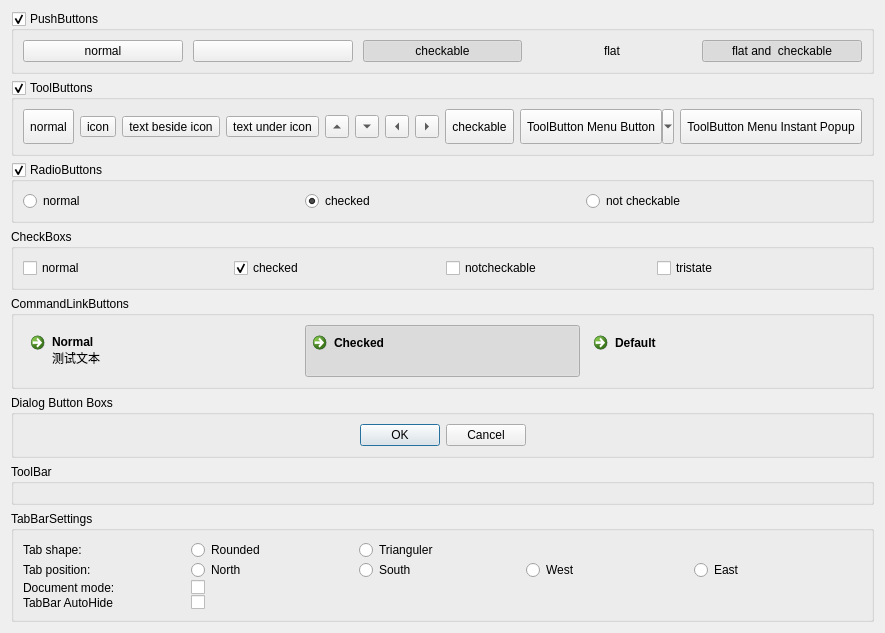
     <widget class="QWidget" name="tab">
      <attribute name="title">
       <string>Buttons</string>
      </attribute>
      <layout class="QGridLayout" name="gridLayout">
       <item row="0" column="0">
        <widget class="QGroupBox" name="group_pushButton">
         <property name="title">
          <string>PushButtons</string>
         </property>
         <property name="checkable">
          <bool>true</bool>
         </property>
         <layout class="QVBoxLayout" name="verticalLayout_4">
          <property name="spacing">
           <number>10</number>
          </property>
          <item>
           <layout class="QHBoxLayout" name="horizontalLayout_3">
            <property name="topMargin">
             <number>0</number>
            </property>
            <item>
             <widget class="QPushButton" name="pushbutton_normal">
              <property name="text">
               <string>normal</string>
              </property>
              <property name="icon">
               <iconset theme="text-x-generic-template">
                <normaloff>../../../../.designer/backup</normaloff>../../../../.designer/backup</iconset>
              </property>
             </widget>
            </item>
            <item>
             <widget class="QPushButton" name="pushButton">
              <property name="text">
               <string/>
              </property>
              <property name="icon">
               <iconset theme="firefox">
                <normaloff>../../../../.designer/backup</normaloff>../../../../.designer/backup</iconset>
              </property>
             </widget>
            </item>
            <item>
             <widget class="QPushButton" name="pushbutton_checkedable">
              <property name="text">
               <string>checkable</string>
              </property>
              <property name="checkable">
               <bool>true</bool>
              </property>
              <property name="checked">
               <bool>true</bool>
              </property>
             </widget>
            </item>
            <item>
             <widget class="QPushButton" name="pushButton_4">
              <property name="text">
               <string>flat</string>
              </property>
              <property name="flat">
               <bool>true</bool>
              </property>
             </widget>
            </item>
            <item>
             <widget class="QPushButton" name="pushbutton_flat_checkedable">
              <property name="text">
               <string>flat and  checkable</string>
              </property>
              <property name="checkable">
               <bool>true</bool>
              </property>
              <property name="checked">
               <bool>true</bool>
              </property>
              <property name="flat">
               <bool>true</bool>
              </property>
             </widget>
            </item>
           </layout>
          </item>
         </layout>
        </widget>
       </item>
       <item row="6" column="0">
        <widget class="QGroupBox" name="groupBox_2">
         <property name="title">
          <string>ToolButtons</string>
         </property>
         <property name="checkable">
          <bool>true</bool>
         </property>
         <layout class="QVBoxLayout" name="verticalLayout_5">
          <item>
           <layout class="QHBoxLayout" name="horizontalLayout_4">
            <property name="topMargin">
             <number>0</number>
            </property>
            <item>
             <widget class="QToolButton" name="toolbutton_1">
              <property name="minimumSize">
               <size>
                <width>0</width>
                <height>35</height>
               </size>
              </property>
              <property name="text">
               <string>normal</string>
              </property>
             </widget>
            </item>
            <item>
             <widget class="QToolButton" name="toolbutton_icon">
              <property name="text">
               <string>icon</string>
              </property>
              <property name="icon">
               <iconset theme="firefox">
                <normaloff>../../../../.designer/backup</normaloff>../../../../.designer/backup</iconset>
              </property>
             </widget>
            </item>
            <item>
             <widget class="QToolButton" name="toolButton_2">
              <property name="text">
               <string>text beside icon</string>
              </property>
              <property name="icon">
               <iconset theme="firefox">
                <normaloff>../../../../.designer/backup</normaloff>../../../../.designer/backup</iconset>
              </property>
              <property name="toolButtonStyle">
               <enum>Qt::ToolButtonTextBesideIcon</enum>
              </property>
             </widget>
            </item>
            <item>
             <widget class="QToolButton" name="toolButton_3">
              <property name="text">
               <string>text under icon</string>
              </property>
              <property name="icon">
               <iconset theme="firefox">
                <normaloff>../../../../.designer/backup</normaloff>../../../../.designer/backup</iconset>
              </property>
              <property name="toolButtonStyle">
               <enum>Qt::ToolButtonTextUnderIcon</enum>
              </property>
             </widget>
            </item>
            <item>
             <widget class="QToolButton" name="toolButton_4">
              <property name="text">
               <string>...</string>
              </property>
              <property name="arrowType">
               <enum>Qt::UpArrow</enum>
              </property>
             </widget>
            </item>
            <item>
             <widget class="QToolButton" name="toolButton_5">
              <property name="text">
               <string>...</string>
              </property>
              <property name="arrowType">
               <enum>Qt::DownArrow</enum>
              </property>
             </widget>
            </item>
            <item>
             <widget class="QToolButton" name="toolButton_6">
              <property name="text">
               <string>...</string>
              </property>
              <property name="arrowType">
               <enum>Qt::LeftArrow</enum>
              </property>
             </widget>
            </item>
            <item>
             <widget class="QToolButton" name="toolButton_7">
              <property name="text">
               <string>...</string>
              </property>
              <property name="arrowType">
               <enum>Qt::RightArrow</enum>
              </property>
             </widget>
            </item>
            <item>
             <widget class="QToolButton" name="toolbutton_2">
              <property name="minimumSize">
               <size>
                <width>0</width>
                <height>35</height>
               </size>
              </property>
              <property name="maximumSize">
               <size>
                <width>16777215</width>
                <height>35</height>
               </size>
              </property>
              <property name="text">
               <string>checkable</string>
              </property>
              <property name="checkable">
               <bool>true</bool>
              </property>
              <property name="arrowType">
               <enum>Qt::NoArrow</enum>
              </property>
             </widget>
            </item>
            <item>
             <widget class="QToolButton" name="toolButton_menu">
              <property name="minimumSize">
               <size>
                <width>0</width>
                <height>35</height>
               </size>
              </property>
              <property name="maximumSize">
               <size>
                <width>16777215</width>
                <height>35</height>
               </size>
              </property>
              <property name="text">
               <string>ToolButton Menu Button</string>
              </property>
              <property name="popupMode">
               <enum>QToolButton::MenuButtonPopup</enum>
              </property>
              <property name="toolButtonStyle">
               <enum>Qt::ToolButtonTextOnly</enum>
              </property>
              <property name="arrowType">
               <enum>Qt::NoArrow</enum>
              </property>
             </widget>
            </item>
            <item>
             <widget class="QToolButton" name="toolButton_menu_2">
              <property name="minimumSize">
               <size>
                <width>0</width>
                <height>35</height>
               </size>
              </property>
              <property name="maximumSize">
               <size>
                <width>16777215</width>
                <height>35</height>
               </size>
              </property>
              <property name="text">
               <string>ToolButton Menu Instant Popup</string>
              </property>
              <property name="popupMode">
               <enum>QToolButton::InstantPopup</enum>
              </property>
             </widget>
            </item>
           </layout>
          </item>
         </layout>
        </widget>
       </item>
       <item row="7" column="0">
        <widget class="QGroupBox" name="groupBox_3">
         <property name="title">
          <string>RadioButtons</string>
         </property>
         <property name="checkable">
          <bool>true</bool>
         </property>
         <layout class="QVBoxLayout" name="verticalLayout_6">
          <item>
           <layout class="QHBoxLayout" name="horizontalLayout_5">
            <item>
             <widget class="QRadioButton" name="radioButton">
              <property name="text">
               <string>normal</string>
              </property>
             </widget>
            </item>
            <item>
             <widget class="QRadioButton" name="radioButton_2">
              <property name="text">
               <string>checked</string>
              </property>
              <property name="checked">
               <bool>true</bool>
              </property>
             </widget>
            </item>
            <item>
             <widget class="QRadioButton" name="radioButton_3">
              <property name="text">
               <string>not checkable</string>
              </property>
              <property name="checkable">
               <bool>false</bool>
              </property>
             </widget>
            </item>
           </layout>
          </item>
         </layout>
        </widget>
       </item>
       <item row="8" column="0">
        <widget class="QGroupBox" name="groupBox_4">
         <property name="title">
          <string>CheckBoxs</string>
         </property>
         <layout class="QVBoxLayout" name="verticalLayout_7">
          <item>
           <layout class="QHBoxLayout" name="horizontalLayout_6">
            <item>
             <widget class="QCheckBox" name="checkBox">
              <property name="text">
               <string>normal</string>
              </property>
              <property name="tristate">
               <bool>false</bool>
              </property>
             </widget>
            </item>
            <item>
             <widget class="QCheckBox" name="checkBox_2">
              <property name="text">
               <string>checked</string>
              </property>
              <property name="checked">
               <bool>true</bool>
              </property>
             </widget>
            </item>
            <item>
             <widget class="QCheckBox" name="checkBox_3">
              <property name="text">
               <string>notcheckable</string>
              </property>
              <property name="checkable">
               <bool>false</bool>
              </property>
             </widget>
            </item>
            <item>
             <widget class="QCheckBox" name="checkBox_4">
              <property name="text">
               <string>tristate</string>
              </property>
              <property name="tristate">
               <bool>true</bool>
              </property>
             </widget>
            </item>
           </layout>
          </item>
         </layout>
        </widget>
       </item>
       <item row="10" column="0">
        <widget class="QGroupBox" name="groupBox_6">
         <property name="title">
          <string>Dialog Button Boxs</string>
         </property>
         <layout class="QVBoxLayout" name="verticalLayout_9">
          <item>
           <layout class="QHBoxLayout" name="horizontalLayout_8">
            <item>
             <widget class="QDialogButtonBox" name="buttonBox">
              <property name="standardButtons">
               <set>QDialogButtonBox::Cancel|QDialogButtonBox::Ok</set>
              </property>
              <property name="centerButtons">
               <bool>true</bool>
              </property>
             </widget>
            </item>
           </layout>
          </item>
         </layout>
        </widget>
       </item>
       <item row="9" column="0">
        <widget class="QGroupBox" name="groupBox_5">
         <property name="title">
          <string>CommandLinkButtons</string>
         </property>
         <layout class="QVBoxLayout" name="verticalLayout_8">
          <item>
           <layout class="QHBoxLayout" name="horizontalLayout_7">
            <item>
             <widget class="QCommandLinkButton" name="commandLinkButton_2">
              <property name="text">
               <string>Normal</string>
              </property>
              <property name="default">
               <bool>false</bool>
              </property>
              <property name="description">
               <string>测试文本</string>
              </property>
             </widget>
            </item>
            <item>
             <widget class="QCommandLinkButton" name="commandLinkButton_3">
              <property name="text">
               <string>Checked</string>
              </property>
              <property name="checkable">
               <bool>true</bool>
              </property>
              <property name="checked">
               <bool>true</bool>
              </property>
             </widget>
            </item>
            <item>
             <widget class="QCommandLinkButton" name="commandLinkButton_4">
              <property name="text">
               <string>Default</string>
              </property>
              <property name="default">
               <bool>true</bool>
              </property>
             </widget>
            </item>
           </layout>
          </item>
         </layout>
        </widget>
       </item>
       <item row="11" column="0">
        <widget class="QGroupBox" name="groupBox">
         <property name="title">
          <string>ToolBar</string>
         </property>
         <layout class="QVBoxLayout" name="verticalLayout_3">
          <item>
           <layout class="QHBoxLayout" name="layout_toolbar">
            <property name="spacing">
             <number>0</number>
            </property>
            <property name="topMargin">
             <number>0</number>
            </property>
           </layout>
          </item>
         </layout>
        </widget>
       </item>
       <item row="12" column="0">
        <widget class="QGroupBox" name="groupBox_7">
         <property name="title">
          <string>TabBarSettings</string>
         </property>
         <layout class="QVBoxLayout" name="verticalLayout_16">
          <item>
           <layout class="QGridLayout" name="gridLayout_2">
            <property name="leftMargin">
             <number>0</number>
            </property>
            <property name="topMargin">
             <number>0</number>
            </property>
            <property name="rightMargin">
             <number>0</number>
            </property>
            <property name="bottomMargin">
             <number>0</number>
            </property>
            <property name="spacing">
             <number>0</number>
            </property>
            <item row="1" column="1">
             <widget class="QRadioButton" name="radio_tabposition_north">
              <property name="text">
               <string>North</string>
              </property>
              <attribute name="buttonGroup">
               <string notr="true">buttonGroup</string>
              </attribute>
             </widget>
            </item>
            <item row="0" column="2">
             <widget class="QRadioButton" name="radio_tabshape_trianguler">
              <property name="text">
               <string>Trianguler</string>
              </property>
              <attribute name="buttonGroup">
               <string notr="true">buttonGroup_2</string>
              </attribute>
             </widget>
            </item>
            <item row="2" column="1">
             <widget class="QCheckBox" name="check_docmode">
              <property name="text">
               <string/>
              </property>
             </widget>
            </item>
            <item row="3" column="0">
             <widget class="QLabel" name="label_21">
              <property name="text">
               <string>TabBar AutoHide</string>
              </property>
             </widget>
            </item>
            <item row="1" column="0">
             <widget class="QLabel" name="label_19">
              <property name="text">
               <string>Tab position:</string>
              </property>
             </widget>
            </item>
            <item row="1" column="2">
             <widget class="QRadioButton" name="radio_tabposition_south">
              <property name="text">
               <string>South</string>
              </property>
              <attribute name="buttonGroup">
               <string notr="true">buttonGroup</string>
              </attribute>
             </widget>
            </item>
            <item row="3" column="1">
             <widget class="QCheckBox" name="check_tab_autohide">
              <property name="text">
               <string/>
              </property>
             </widget>
            </item>
            <item row="0" column="0">
             <widget class="QLabel" name="label_4">
              <property name="text">
               <string>Tab shape:</string>
              </property>
             </widget>
            </item>
            <item row="2" column="0">
             <widget class="QLabel" name="label_20">
              <property name="text">
               <string>Document mode: </string>
              </property>
             </widget>
            </item>
            <item row="1" column="4">
             <widget class="QRadioButton" name="radio_tabposition_east">
              <property name="text">
               <string>East</string>
              </property>
              <attribute name="buttonGroup">
               <string notr="true">buttonGroup</string>
              </attribute>
             </widget>
            </item>
            <item row="1" column="3">
             <widget class="QRadioButton" name="radio_tabposition_west">
              <property name="text">
               <string>West</string>
              </property>
              <attribute name="buttonGroup">
               <string notr="true">buttonGroup</string>
              </attribute>
             </widget>
            </item>
            <item row="0" column="1">
             <widget class="QRadioButton" name="radio_tabshape_rounded">
              <property name="text">
               <string>Rounded</string>
              </property>
              <attribute name="buttonGroup">
               <string notr="true">buttonGroup_2</string>
              </attribute>
             </widget>
            </item>
           </layout>
          </item>
         </layout>
        </widget>
       </item>
      </layout>
     </widget>
